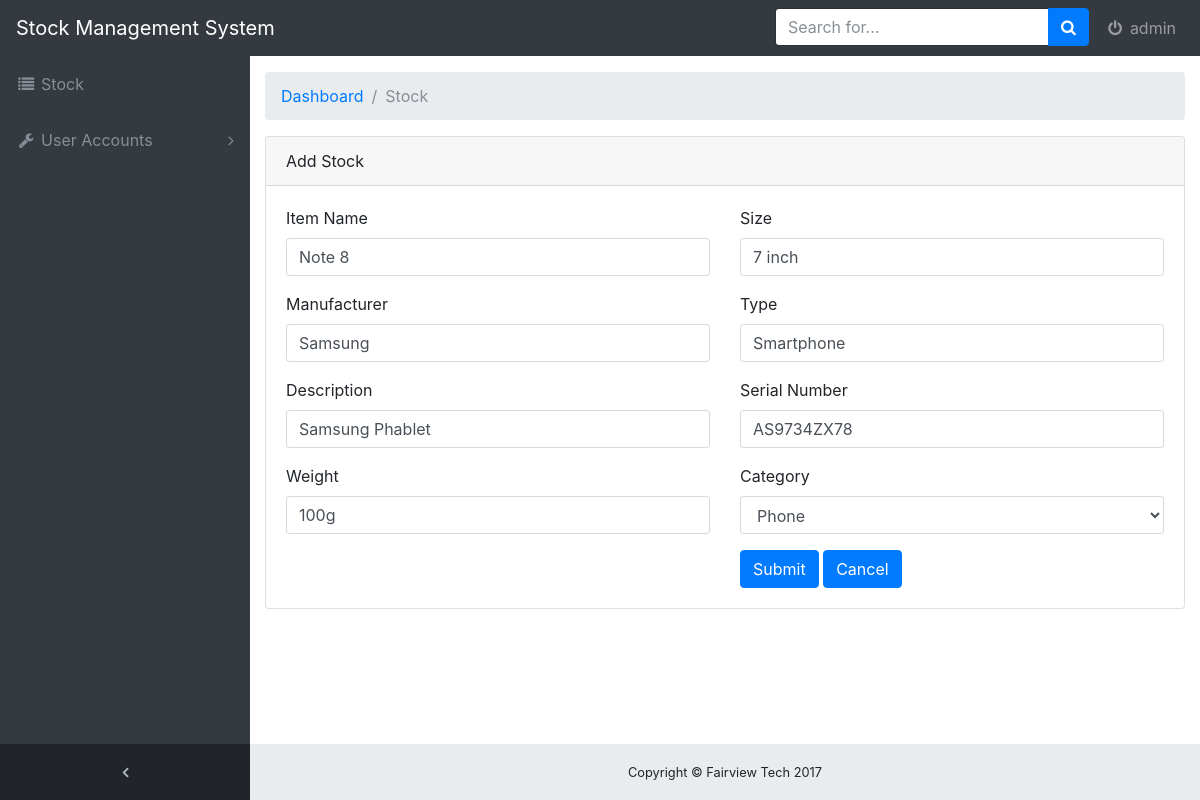
Screenshot of /editstock.php?edit=1 (signed in) with the database file from the repository.
### tables this page shows
CREATE TABLE `users` (
  `user_id` int(10) NOT NULL,
  `name` varchar(15) NOT NULL,
  `dob` date DEFAULT NULL,
  `phone` varchar(12) DEFAULT NULL,
  `email` varchar(20) DEFAULT NULL,
  `username` varchar(20) DEFAULT NULL,
  `passw` varchar(15) DEFAULT NULL,
  `role_id` int(10) NOT NULL,
  `status` int(10) DEFAULT NULL
);

CREATE TABLE `items` (
  `item_id` int(10) NOT NULL,
  `item_name` varchar(15) NOT NULL,
  `description` varchar(50) DEFAULT NULL,
  `category_id` int(10) NOT NULL,
  `weight` varchar(20) DEFAULT NULL,
  `size` varchar(15) DEFAULT NULL,
  `manufacturer` varchar(25) DEFAULT NULL,
  `type` varchar(20) DEFAULT NULL,
  `serial_number` varchar(30) DEFAULT NULL,
  `quantity` int(10) DEFAULT NULL,
  `status` int(10) DEFAULT NULL
);

### control/stock.control.php (called while the page is built, shortened)
<?php
include "class/stock.class.php";
$object = new stock();
?>

### class/stock.class.php (called while the page is built, shortened)
<?php
	class stock {
		var $con;
		public function connect($host, $user, $pass, $db){
			$this->con = new mysqli ($host, $user, $pass, $db);
			if($this->con->connect_error){
				return false;
			} else {
				return true;
			}
		}
		public function selectEdit($item){
			$statement = mysqli_query($this->con, "SELECT * FROM items WHERE item_id = '$item' ");
			if($statement) {
				return $statement;
			} else {
				return false;
			}
		}
	}
?>

### editstock.php (the view, shortened to what this page needs)
<?php include "header.php"; ?>
   <div class="content-wrapper">
      <div class="container-fluid">
        <ol class="breadcrumb">
          <li class="breadcrumb-item">
            <a href="#">Dashboard</a>
          </li>
          <li class="breadcrumb-item active">Stock</li>
        </ol>
        <?php require_once "control/stock.control.php"; ?>
        <div class="card mb-3">
          <div class="card-header"> Add Stock </div>
          <div class="card-body">
            <div class="row">
            <?php
            if(isset($_GET['edit'])) {
                $item = $_GET['edit'];
            $edit = $object->selectEdit($item);
            if($edit->num_rows > 0) {
            while($row=$edit->fetch_assoc()) { ?>
                                <div class="col-lg-6">
                                    <form role="form" action="<?php echo htmlspecialchars($_SERVER['PHP_SELF']);?>" method="post">
                                        <div class="form-group">
                                            <label>Item Name</label>
                                            <input class="form-control" type="text" value="<?php echo $row['item_name']; ?>" name="ename" required="" placeholder="..e.g Note 8">
                                        </div>
                                        <div class="form-group">
                                            <label>Manufacturer</label>
                                            <input class="form-control" type="text" name="emanuf" value="<?php echo $row['manufacturer']; ?>" required="" placeholder="..e.g Samsung">
                                        </div>
                                        <div class="form-group">
                                            <label>Description</label>
                                            <input class="form-control" type="text" value="<?php echo $row['description']; ?>" name="edesc" required="">
                                        </div>
                                        <div class="form-group">
                                            <label>Weight</label>
                                            <input name="eweight" value="<?php echo $row['weight']; ?>" class="form-control" placeholder="..e.g 50g">
                                        </div>
                                        </div>
                                        <div class="col-lg-6">
                                        <div class="form-group">
                                            <label>Size</label>
                                            <input class="form-control" type="text" name="esize" required="" placeholder="..e.g 6inch" value="<?php echo $row['size']; ?>">
                                        </div>
                                        <div class="form-group">
                                            <label>Type</label>
                                            <input class="form-control" type="text" name="etype" required="" placeholder="..e.g smartphone"
                                            value="<?php echo $row['type']; ?>">
                                        </div>
                                        <div class="form-group">
                                            <label>Serial Number</label>
                                            <input class="form-control" type="text" value="<?php echo $row['serial_number']; ?>" name="eserial" required="">
                                        </div>
                                        <div class="form-group">
                                            <label>Category</label>
                                            <select class="form-control" name="ecategory">
                                                <option value="1">Phone</option>
                                            </select>
                                        </div>
                                        <input type="submit" class="btn btn-primary"  name="edits" value="Submit"/>
                                        <a href="stock.php" class="btn btn-primary" > Cancel </a>
                                </div>
                            </div>
                            <?php }}} ?>
          </div>
          </div>
                    </div>
    </div>
<?php include "footer.php"; ?>

### header.php (shortened to what this page needs)
<!DOCTYPE html>
<html lang="en">
  <head>
    <link href="css/vendor/bootstrap/css/bootstrap.min.css" rel="stylesheet">
    <link href="css/vendor/font-awesome/css/font-awesome.min.css" rel="stylesheet" type="text/css">
    <link href="css/vendor/datatables/dataTables.bootstrap4.css" rel="stylesheet">
    <link href="css/sb-admin.css" rel="stylesheet">
  </head>
  <body class="fixed-nav sticky-footer bg-dark" id="page-top">
    <nav class="navbar navbar-expand-lg navbar-dark bg-dark fixed-top" id="mainNav">
      <a class="navbar-brand" href="#">Stock Management System</a>
      <div class="collapse navbar-collapse" id="navbarResponsive">
        <ul class="navbar-nav navbar-sidenav" id="exampleAccordion">
          <li class="nav-item" data-toggle="tooltip" data-placement="right" title="Charts">
            <a class="nav-link" href="stock.php">
              <i class="fa fa-fw fa-list"></i>
              <span class="nav-link-text">
                Stock</span>
            </a>
          </li>
          <li class="nav-item" data-toggle="tooltip" data-placement="right" title="Components">
            <a class="nav-link nav-link-collapse collapsed" data-toggle="collapse" href="#collapseComponents" data-parent="#exampleAccordion">
              <i class="fa fa-fw fa-wrench"></i>
              <span class="nav-link-text">
                User Accounts</span>
            </a>
          </li>
        </ul>
        <ul class="navbar-nav sidenav-toggler">
          <li class="nav-item">
            <a class="nav-link text-center" id="sidenavToggler">
              <i class="fa fa-fw fa-angle-left"></i>
            </a>
          </li>
        </ul>
        <ul class="navbar-nav ml-auto">
          <li class="nav-item">
            <form class="form-inline my-2 my-lg-0 mr-lg-2">
              <div class="input-group">
                <input type="text" class="form-control" placeholder="Search for...">
                <span class="input-group-btn">
                  <button class="btn btn-primary" type="button">
                    <i class="fa fa-search"></i>
                  </button>
                </span>
              </div>
            </form>
          </li>
          <li class="nav-item">
            <a class="nav-link" data-toggle="modal" data-target="#exampleModal">
              <i class="fa fa-fw fa-power-off"></i>
              <?php
                    $con = new mysqli ("localhost", "root", "", "inv") or die (mysqli_connect_error());
                    $select = mysqli_query($con, "SELECT username FROM users WHERE user_id = '".$_SESSION['user']."' ");
                    if($select){
                      $result = $select->num_rows;
                      if($result == 1){
                    while($rows=$select->fetch_assoc()) {
                      echo $rows['username'];
                    } } }
               ?></a>
          </li>
        </ul>
      </div>
    </nav>

### css/sb-admin.css (style rules this page uses)
html { position: relative; min-height: 100%; }
body.sticky-footer { margin-bottom: 56px; }
body.sticky-footer .content-wrapper { min-height: calc(100vh - 56px - 56px); }
body.fixed-nav { padding-top: 56px; }
.content-wrapper { min-height: calc(100vh - 56px); padding-top: 1rem; }
#mainNav .navbar-collapse { overflow: auto; max-height: 75vh; }
#mainNav .navbar-collapse .navbar-nav .nav-item .nav-link { cursor: pointer; }
#mainNav .navbar-collapse .navbar-sidenav .nav-link-collapse:after { float: right; content: '\f107'; font-family: 'FontAwesome'; }
#mainNav .navbar-collapse .navbar-sidenav .nav-link-collapse.collapsed:after { content: '\f105'; }
#mainNav .navbar-collapse .sidenav-toggler { display: none; }
@media (min-width: 992px) { #mainNav .navbar-brand { width: 250px; } }
@media (min-width: 992px) { #mainNav .navbar-collapse { overflow: visible; max-height: none; } }
@media (min-width: 992px) { #mainNav .navbar-collapse .navbar-sidenav { position: absolute; top: 0; left: 0; overflow-x: hidden; overflow-y: auto; -webkit-flex-direction: column; -ms-flex-direction: column; flex-direction: column; margin-top: 56px; } }
@media (min-width: 992px) { #mainNav .navbar-collapse .navbar-sidenav > .nav-item { width: 250px; padding: 0; } }
@media (min-width: 992px) { #mainNav .navbar-collapse .navbar-sidenav > .nav-item > .nav-link { padding: 1em; } }
#mainNav.navbar-dark .navbar-collapse .navbar-sidenav .nav-link-collapse:after { color: #868e96; }
#mainNav.navbar-dark .navbar-collapse .navbar-sidenav > .nav-item > .nav-link { color: #868e96; }
@media (min-width: 992px) { #mainNav.navbar-dark .navbar-collapse .navbar-sidenav { background: #343a40; } }
#mainNav.fixed-top .sidenav-toggler { display: none; }
@media (min-width: 992px) { #mainNav.fixed-top .navbar-sidenav { height: calc(100vh - 112px); } }
@media (min-width: 992px) { #mainNav.fixed-top .sidenav-toggler { position: absolute; top: 0; left: 0; display: flex; overflow-x: hidden; overflow-y: auto; -webkit-flex-direction: column; -ms-flex-direction: column; flex-direction: column; margin-top: calc(100vh - 56px); } }
@media (min-width: 992px) { #mainNav.fixed-top .sidenav-toggler > .nav-item { width: 250px; padding: 0; } }
@media (min-width: 992px) { #mainNav.fixed-top .sidenav-toggler > .nav-item > .nav-link { padding: 1em; } }
#mainNav.fixed-top.navbar-dark .sidenav-toggler { background-color: #212529; }
#mainNav.fixed-top.navbar-dark .sidenav-toggler a i { color: #adb5bd; }
.content-wrapper { overflow-x: hidden; background: white; }
@media (min-width: 992px) { .content-wrapper { margin-left: 250px; } }
#sidenavToggler i { font-weight: 800; }

### rows the page displays
users: username "admin"
items: ename "Note 8", emanuf "Samsung", edesc "Samsung Phablet", eweight "100g", esize "7 inch", etype "Smartphone", eserial "AS9734ZX78"
